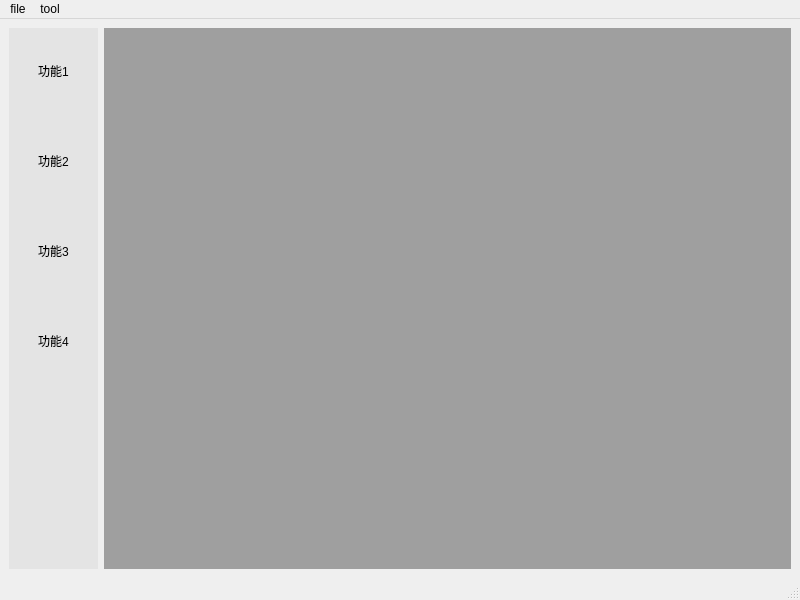
<?xml version="1.0" encoding="UTF-8"?>
<ui version="4.0">
 <class>mdi_test</class>
 <widget class="QMainWindow" name="mdi_test">
  <property name="geometry">
   <rect>
    <x>0</x>
    <y>0</y>
    <width>800</width>
    <height>600</height>
   </rect>
  </property>
  <property name="windowTitle">
   <string>mdi_test</string>
  </property>
  <widget class="QWidget" name="centralwidget">
   <property name="sizePolicy">
    <sizepolicy hsizetype="Expanding" vsizetype="Expanding">
     <horstretch>0</horstretch>
     <verstretch>0</verstretch>
    </sizepolicy>
   </property>
   <layout class="QFormLayout" name="formLayout">
    <item row="0" column="0">
     <widget class="QWidget" name="sideBar" native="true">
      <property name="sizePolicy">
       <sizepolicy hsizetype="Expanding" vsizetype="Expanding">
        <horstretch>0</horstretch>
        <verstretch>0</verstretch>
       </sizepolicy>
      </property>
      <property name="styleSheet">
       <string notr="true">QWidget{
	background-color: rgb(228, 228, 228);
}</string>
      </property>
      <layout class="QGridLayout" name="gridLayout">
       <property name="leftMargin">
        <number>0</number>
       </property>
       <property name="topMargin">
        <number>0</number>
       </property>
       <property name="rightMargin">
        <number>0</number>
       </property>
       <property name="bottomMargin">
        <number>0</number>
       </property>
       <property name="spacing">
        <number>0</number>
       </property>
       <item row="5" column="0">
        <spacer name="verticalSpacer">
         <property name="orientation">
          <enum>Qt::Vertical</enum>
         </property>
         <property name="sizeType">
          <enum>QSizePolicy::Expanding</enum>
         </property>
         <property name="sizeHint" stdset="0">
          <size>
           <width>20</width>
           <height>288</height>
          </size>
         </property>
        </spacer>
       </item>
       <item row="2" column="0">
        <widget class="QToolButton" name="btnSettings">
         <property name="minimumSize">
          <size>
           <width>86</width>
           <height>90</height>
          </size>
         </property>
         <property name="styleSheet">
          <string notr="true">/* 默认 */
QToolButton{   
	border-top: 3px outset transparent;
	border-bottom: 7px outset transparent;
	border-right: 3px outset transparent;
	border-left: 3px outset transparent;
    min-width: 80px;
    min-height: 80px;
	background-color: rgb(228, 228, 228);
}

/* 鼠标悬停 */
QToolButton:hover{
	background-color: rgb(205, 205, 205);
}

/* 点击和按下 */
QToolButton:pressed,QToolButton:checked{
	border-left: 3px outset rgb(93, 95, 97);
	background-color: rgb(246, 246, 246);	
}

QPushButton:default {
    border-color: navy; /* make the default button prominent */
}

</string>
         </property>
         <property name="text">
          <string>功能3</string>
         </property>
         <property name="icon">
          <iconset>
           <normaloff>:/icons/settings.png</normaloff>:/icons/settings.png</iconset>
         </property>
         <property name="iconSize">
          <size>
           <width>48</width>
           <height>48</height>
          </size>
         </property>
         <property name="checkable">
          <bool>true</bool>
         </property>
         <property name="autoExclusive">
          <bool>true</bool>
         </property>
         <property name="toolButtonStyle">
          <enum>Qt::ToolButtonTextUnderIcon</enum>
         </property>
        </widget>
       </item>
       <item row="0" column="0">
        <widget class="QToolButton" name="btnUser">
         <property name="styleSheet">
          <string notr="true">/* 默认 */
QToolButton{   
	border-top: 3px outset transparent;
	border-bottom: 7px outset transparent;
	border-right: 3px outset transparent;
	border-left: 3px outset transparent;
    min-width: 80px;
    min-height: 80px;
	background-color: rgb(228, 228, 228);
}

/* 鼠标悬停 */
QToolButton:hover{
	background-color: rgb(205, 205, 205);
}

/* 点击和按下 */
QToolButton:pressed,QToolButton:checked{
	border-left: 3px outset rgb(93, 95, 97);
	background-color: rgb(246, 246, 246);	
}

QPushButton:default {
    border-color: navy; /* make the default button prominent */
}

</string>
         </property>
         <property name="text">
          <string>功能1</string>
         </property>
         <property name="icon">
          <iconset>
           <normaloff>:/icons/settings.png</normaloff>:/icons/settings.png</iconset>
         </property>
         <property name="iconSize">
          <size>
           <width>48</width>
           <height>48</height>
          </size>
         </property>
         <property name="checkable">
          <bool>true</bool>
         </property>
         <property name="autoExclusive">
          <bool>true</bool>
         </property>
         <property name="toolButtonStyle">
          <enum>Qt::ToolButtonTextUnderIcon</enum>
         </property>
        </widget>
       </item>
       <item row="1" column="0">
        <widget class="QToolButton" name="btnPermission">
         <property name="minimumSize">
          <size>
           <width>86</width>
           <height>90</height>
          </size>
         </property>
         <property name="styleSheet">
          <string notr="true">/* 默认 */
QToolButton{   
	border-top: 3px outset transparent;
	border-bottom: 7px outset transparent;
	border-right: 3px outset transparent;
	border-left: 3px outset transparent;
    min-width: 80px;
    min-height: 80px;
	background-color: rgb(228, 228, 228);
}

/* 鼠标悬停 */
QToolButton:hover{
	background-color: rgb(205, 205, 205);
}

/* 点击和按下 */
QToolButton:pressed,QToolButton:checked{
	border-left: 3px outset rgb(93, 95, 97);
	background-color: rgb(246, 246, 246);	
}
</string>
         </property>
         <property name="text">
          <string>功能2</string>
         </property>
         <property name="icon">
          <iconset>
           <normaloff>:/icons/settings.png</normaloff>:/icons/settings.png</iconset>
         </property>
         <property name="iconSize">
          <size>
           <width>48</width>
           <height>48</height>
          </size>
         </property>
         <property name="checkable">
          <bool>true</bool>
         </property>
         <property name="autoExclusive">
          <bool>true</bool>
         </property>
         <property name="toolButtonStyle">
          <enum>Qt::ToolButtonTextUnderIcon</enum>
         </property>
        </widget>
       </item>
       <item row="3" column="0">
        <widget class="QToolButton" name="toolButton">
         <property name="minimumSize">
          <size>
           <width>86</width>
           <height>90</height>
          </size>
         </property>
         <property name="mouseTracking">
          <bool>true</bool>
         </property>
         <property name="styleSheet">
          <string notr="true">/* 默认 */
QToolButton{   
	border-top: 3px outset transparent;
	border-bottom: 7px outset transparent;
	border-right: 3px outset transparent;
	border-left: 3px outset transparent;
    min-width: 80px;
    min-height: 80px;
	background-color: rgb(228, 228, 228);
}

/* 鼠标悬停 */
QToolButton:hover{
	background-color: rgb(205, 205, 205);
}

/* 点击和按下 */
QToolButton:pressed,QToolButton:checked{
	border-left: 3px outset rgb(93, 95, 97);
	background-color: rgb(246, 246, 246);	
}

QPushButton:default {
    border-color: navy; /* make the default button prominent */
}

</string>
         </property>
         <property name="text">
          <string>功能4</string>
         </property>
         <property name="icon">
          <iconset>
           <normaloff>:/icons/settings.png</normaloff>:/icons/settings.png</iconset>
         </property>
         <property name="iconSize">
          <size>
           <width>48</width>
           <height>48</height>
          </size>
         </property>
         <property name="checkable">
          <bool>true</bool>
         </property>
         <property name="toolButtonStyle">
          <enum>Qt::ToolButtonTextUnderIcon</enum>
         </property>
        </widget>
       </item>
      </layout>
     </widget>
    </item>
    <item row="0" column="1">
     <widget class="QMdiArea" name="mdiArea"/>
    </item>
   </layout>
  </widget>
  <widget class="QMenuBar" name="menubar">
   <property name="geometry">
    <rect>
     <x>0</x>
     <y>0</y>
     <width>800</width>
     <height>26</height>
    </rect>
   </property>
   <widget class="QMenu" name="menufile">
    <property name="title">
     <string>file</string>
    </property>
    <addaction name="actionnew_table"/>
    <addaction name="actionnew_video"/>
    <addaction name="actionnew_curve"/>
   </widget>
   <widget class="QMenu" name="menutool">
    <property name="title">
     <string>tool</string>
    </property>
   </widget>
   <addaction name="menufile"/>
   <addaction name="menutool"/>
  </widget>
  <widget class="QStatusBar" name="statusbar"/>
  <action name="actionnew_table">
   <property name="text">
    <string>new table</string>
   </property>
  </action>
  <action name="actionnew_video">
   <property name="text">
    <string>new video</string>
   </property>
  </action>
  <action name="actionnew_curve">
   <property name="text">
    <string>new curve</string>
   </property>
  </action>
 </widget>
 <resources/>
 <connections/>
</ui>
